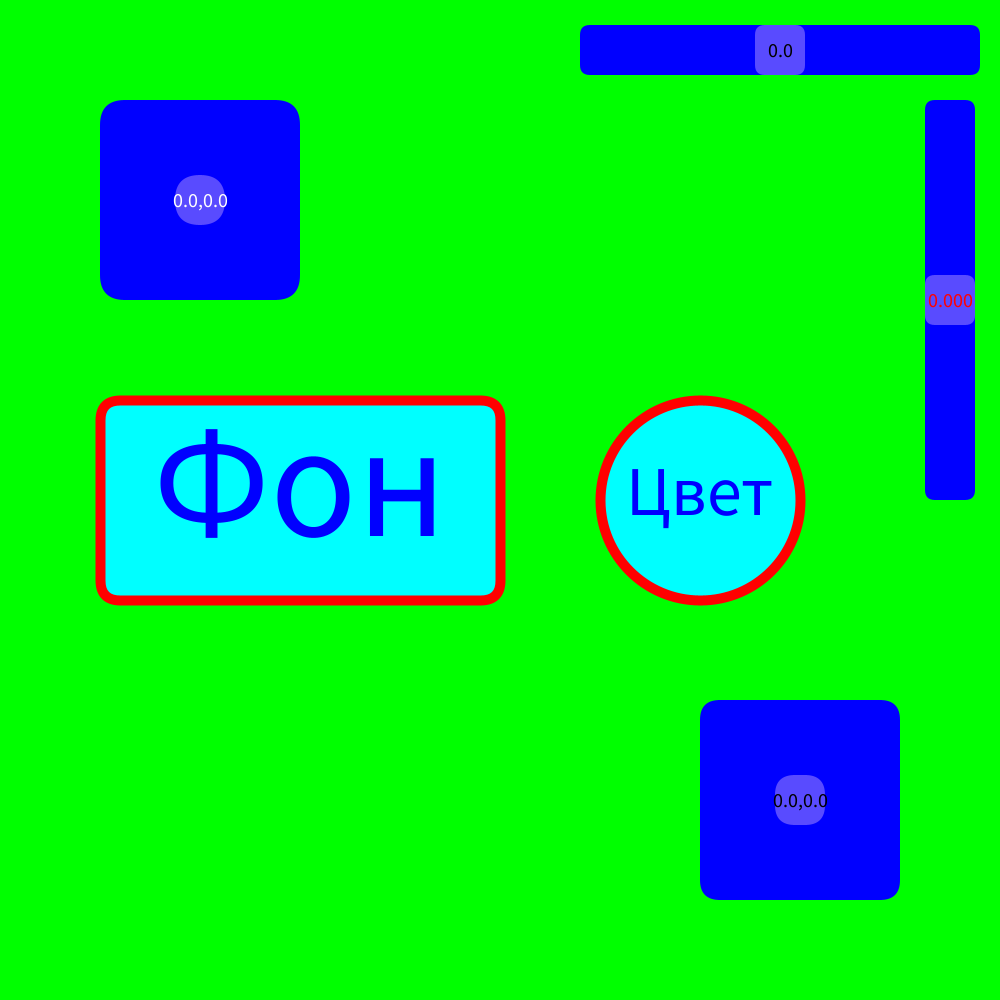
Frame 1 (no input)
Frame 60 (the mouse pressed at the canvas centre just before this capture): identical to frame 1, image omitted
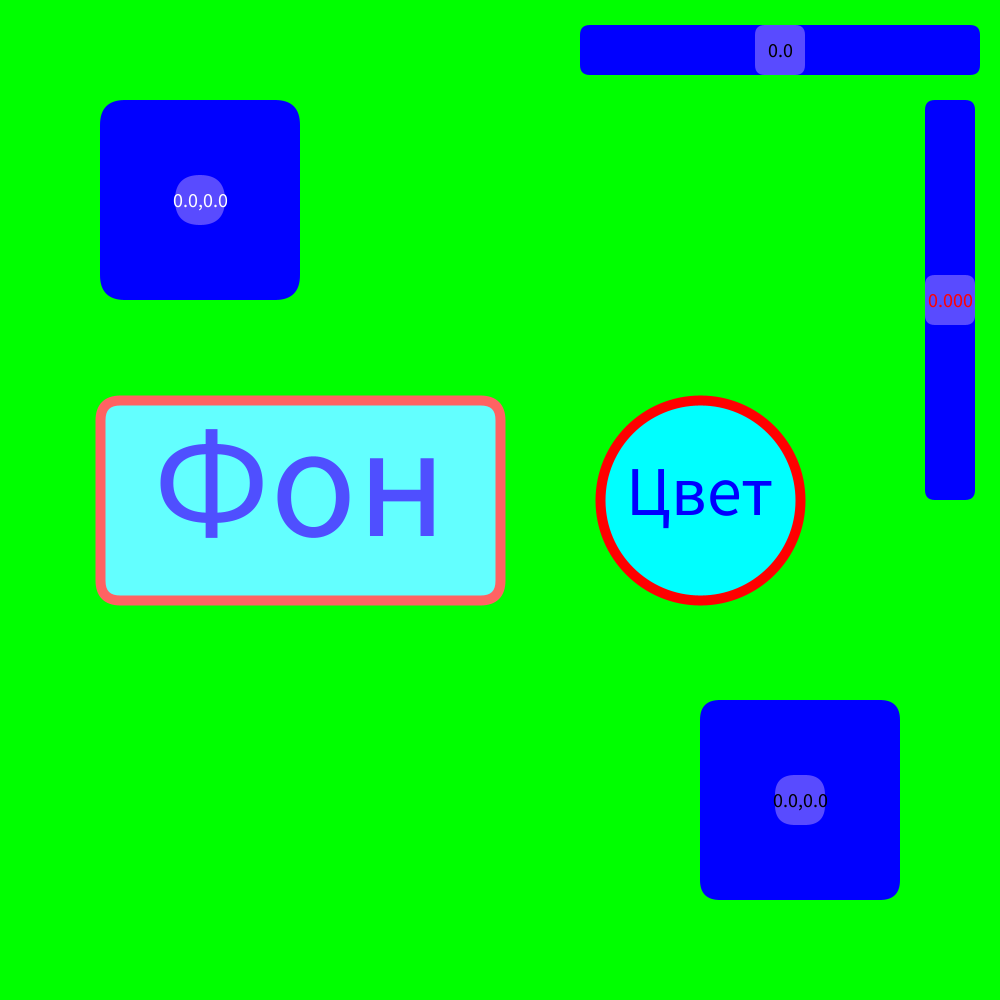
Frame 120 (the mouse held since frame 60 and released just before this capture)

The Processing sketch that drew these frames (run headless with seeded random() and noise(); from frame 60 on, the mouse is pressed at the canvas centre):

// Processing sketch: SimpleGUI
// ── SimpleGUI.pde
/*
  Простой GUI для Processing.
 Имеется:
 - Функция-кнопка(прямоугольная, круглая)
 - Класс-слайдер(вертикальный, горизонтальный)
 - Класс-джойстик
 by EndPortal
 01.11.2023
 */
boolean flr, flc, fn, fn1;    //Переменные для кнопок
float cx, cy, jx1, jx2, jy1, jy2;    //Переменные для слайдеров и джойстиков

SliderX sldx = new SliderX();    //Горизонтальный слайдер

SliderY sldy = new SliderY();    //Вертикальный слайдер

JoyStick js1 = new JoyStick();    //Джойстик

JoyStick js2 = new JoyStick();    //Джойстик

void setup() {
  size(1000, 1000);    //Размер окна
}

void draw() {
  background(fn ? #00FFFF : #00FF00);    //Цвет фона зависит от переменной fn

  //Джойстик; координаты x200, y200, размер 200, скругление углов 25, размер стика 50, значения для x -50.. 50, значения для y -50.. 50, работа стика бесступенчато, возврат в центр отключен, цвет фона, цвет стика,  текст - положение этого стика, размер текста 20, цвет 255 - белый;
  String str2[] = js2.update(200, 200, 200, 25, 50, -50, 50, -50, 50, false, false, #0000FF, #594BFF, str(jx2) + "," + str(jy2), 20, 255).split(",");
  jx2 = float(str2[0]);
  jy2 = float(str2[1]);

  //Джойстик; координаты зависят от положения второго джойстика, размер 200, скругление 20, стик 50, значения для x -50.. 50, для y -50.. 50, стик работает ступенчато, возврат в центр включен, цвет фона, цвет стика, текст - положение этого стика, размер текста 20, цвет 0 - черный;
  String str1[] = js1.update(width - 200 + jx2, height - 200 + jy2, 200, 20, 50, -50, 50, -50, 50, true, true, #0000FF, #594BFF, str(jx1) + "," + str(jy1), 20, 0).split(",");
  jx1 = float(str1[0]);
  jy1 = float(str1[1]);

  //Горизонтальный слайдер; координаты x, y, ширина, высота, скругление, значение -50.. 50, работает ступенчато, цвет фона, цвет слайдера, текст - положение этого слайдера, размер текста 20, цвет 0 - черный;
  cx = sldx.update(width - 220, 50, 400, 50, 10, 50, -50, 50, true, #0000FF, #594BFF, str(cx), 20, 0);

  //Вертикальный слайдер; координаты x, y, ширина, высота, скругление, размер слайдера, значения -50.. 50, работает бесступенчато, цвет фона, цвет слайдера, текст - значение этого слайдера во float(ограничено 3 знаками после запятой с помощью nfc()), размер текста 20, цвет текста - синий;
  cy = sldy.update(width - 50, 300, 50, 400, 10, 50, -50, 50, false, #0000FF, #594BFF, nfc(cy, 3), 20, #FF0000);

  //Прямоугольная кнопка; координаты зависят от положения первого джойстика, шиирина, высота, скругление, цвет зависит от fn1, ширина обводки 10, цвет обводки красный, текст Фон, размер текста 160, цвет текста синий;
  if (rectButton(width / 2 - 200 + jx1, height / 2 + jy1, 400, 200, 20, fn1 ? #FFFF00 : #00FFFF, 10, #FF0000, "Фон", 160, #0000FF) && !flr) {
    flr = true;
    fn = !fn;    //Меняет переменную fn
  }

  //Круглая кнопка; координаты зависят от положения двух слайдеров, диаметр 200, цвет, ширина обводки 10, цвет обводки, текст Цвет, размер текста 70, цвет текста;
  if (circleButton(width / 2 + 200 + cx, height / 2 + cy, 200, #00FFFF, 10, #FF0000, "Цвет", 70, #0000FF) && !flc) {
    flc = true;
    fn1 = !fn1;    //Меняет переменную fn1
  }
}

void mouseReleased() {    //Обнуление переменных при отпускании мыши
  flr = false;
  flc = false;
}

boolean rectButton(float x, float y, float w, float h, float r, color colrect, float ws, color colstrok, String text, float textsz, color coltext) {
  pushStyle();
  colorMode(HSB, 255);
  rectMode(CENTER);
  textAlign(CENTER, CENTER);
  boolean nav = false, prs = false;
  if (abs(mouseX - x) <= w / 2 && abs(mouseY - y) <= h / 2) nav = true;
  if (nav && mousePressed && mouseButton == LEFT) prs = true;
  strokeWeight(ws);
  stroke(!prs ? nav ? color(hue(colstrok), saturation(colstrok) - 100, brightness(colstrok)) : colstrok : color(hue(colstrok), saturation(colstrok) - 150, brightness(colstrok)));
  fill(!prs ? nav ? color(hue(colrect), saturation(colrect) - 100, brightness(colrect)) : colrect : color(hue(colrect), saturation(colrect) - 150, brightness(colrect)));
  rect(x, y, w, h, r);
  fill(!prs ? nav ? color(hue(coltext), saturation(coltext) - 80, brightness(coltext)) : coltext : color(hue(coltext), saturation(coltext) - 120, brightness(coltext)));
  textSize(textsz);
  text(text, x, y - h * 0.1);
  popStyle();
  return prs;
}

boolean circleButton(float x, float y, float d, color colrect, float ws, color colstrok, String text, float textsz, color coltext) {
  pushStyle();
  colorMode(HSB, 255);
  rectMode(CENTER);
  textAlign(CENTER, CENTER);
  boolean nav = false, prs = false;
  if (dist(x, y, mouseX, mouseY) <= d / 2) nav = true;
  if (nav && mousePressed && mouseButton == LEFT) prs = true;
  strokeWeight(ws);
  stroke(!prs ? nav ? color(hue(colstrok), saturation(colstrok) - 100, brightness(colstrok)) : colstrok : color(hue(colstrok), saturation(colstrok) - 150, brightness(colstrok)));
  fill(!prs ? nav ? color(hue(colrect), saturation(colrect) - 100, brightness(colrect)) : colrect : color(hue(colrect), saturation(colrect) - 150, brightness(colrect)));
  circle(x, y, d);
  fill(!prs ? nav ? color(hue(coltext), saturation(coltext) - 80, brightness(coltext)) : coltext : color(hue(coltext), saturation(coltext) - 120, brightness(coltext)));
  textSize(textsz);
  text(text, x, y - d / 2 * 0.1);
  popStyle();
  return prs;
}

class SliderX {
  float out;
  boolean ch;
  SliderX() {
  }

  float update(float x, float y, float w, float h, float r, float wp, float min, float max, boolean pr, color colrect, color colsld, String text, float textsz, color coltext) {
    pushStyle();
    colorMode(HSB, 255);
    rectMode(CENTER);
    textAlign(CENTER, CENTER);
    noStroke();
    boolean nav = false, prs = false;
    if (abs(mouseX - x) <= w / 2 && abs(mouseY - y) <= h / 2) nav = true;
    if (nav && mousePressed && mouseButton == LEFT) prs = true;
    if (prs && !ch) ch = true;
    else if (!mousePressed && ch) ch = false;
    if (ch) out = pr ? int(constrain(map(mouseX, x - w / 2 + wp / 2, x + w / 2 - wp / 2, min, max), min, max)) : constrain(map(mouseX, x - w / 2 + wp / 2, x + w / 2 - wp / 2, min, max), min, max);
    fill(colrect);
    rect(x, y, w, h, r);
    fill(!ch ? nav ? color(hue(colsld), saturation(colsld) - 90, brightness(colsld)) : colsld : color(hue(colsld), saturation(colsld) - 140, brightness(colsld)));
    rect(map(out, min, max, x - w / 2 + wp / 2, x + w / 2 - wp / 2), y, wp, h, r);
    fill(coltext);
    textSize(textsz);
    text(text, map(out, min, max, x - w / 2 + wp / 2, x + w / 2 - wp / 2), y);
    popStyle();
    return out;
  }
}

class SliderY {
  float out;
  boolean ch;
  SliderY() {
  }

  float update(float x, float y, float w, float h, float r, float hp, float min, float max, boolean pr, color colrect, color colsld, String text, float textsz, color coltext) {
    pushStyle();
    colorMode(HSB, 255);
    rectMode(CENTER);
    textAlign(CENTER, CENTER);
    noStroke();
    boolean nav = false, prs = false;
    if (abs(mouseX - x) <= w / 2 && abs(mouseY - y) <= h / 2) nav = true;
    if (nav && mousePressed && mouseButton == LEFT) prs = true;
    if (prs && !ch) ch = true;
    else if (!mousePressed && ch) ch = false;
    if (ch) out = pr ? int(constrain(map(mouseY, y - h / 2 + hp / 2, y + h / 2 - hp / 2, min, max), min, max)) : constrain(map(mouseY, y - h / 2 + hp / 2, y + h / 2 - hp / 2, min, max), min, max);
    fill(colrect);
    rect(x, y, w, h, r);
    fill(!ch ? nav ? color(hue(colsld), saturation(colsld) - 90, brightness(colsld)) : colsld : color(hue(colsld), saturation(colsld) - 140, brightness(colsld)));
    rect(x, map(out, min, max, y - h / 2 + hp / 2, y + h / 2 - hp / 2), w, hp, r);
    fill(coltext);
    textSize(textsz);
    text(text, x, map(out, min, max, y - h / 2 + hp / 2, y + h / 2 - hp / 2));
    popStyle();
    return out;
  }
}

class JoyStick {
  float outx, outy;
  boolean ch;
  JoyStick() {
  }

  String update(float x, float y, float w, float r, float wp, float xmin, float xmax, float ymin, float ymax, boolean pr, boolean rtc, color colrect, color coljs, String text, float textsz, color coltext) {
    pushStyle();
    colorMode(HSB, 255);
    rectMode(CENTER);
    textAlign(CENTER, CENTER);
    noStroke();
    boolean nav = false, prs = false;
    if (abs(mouseX - x) <= w / 2 && abs(mouseY - y) <= w / 2) nav = true;
    if (nav && mousePressed && mouseButton == LEFT) prs = true;
    if (prs && !ch) ch = true;
    else if (!mousePressed && ch) ch = false;
    if (ch) {
      outx = pr ? int(constrain(map(mouseX, x - w / 2 + wp / 2, x + w / 2 - wp / 2, xmin, xmax), xmin, xmax)) : constrain(map(mouseX, x - w / 2 + wp / 2, x + w / 2 - wp / 2, xmin, xmax), xmin, xmax);
      outy = pr ? int(constrain(map(mouseY, y - w / 2 + wp / 2, y + w / 2 - wp / 2, ymin, ymax), ymin, ymax)) : constrain(map(mouseY, y - w / 2 + wp / 2, y + w / 2 - wp / 2, ymin, ymax), ymin, ymax);
    } else if (rtc) {
      outx = 0;
      outy = 0;
    }
    fill(colrect);
    rect(x, y, w, w, r);
    fill(!ch ? nav ? color(hue(coljs), saturation(coljs) - 90, brightness(coljs)) : coljs : color(hue(coljs), saturation(coljs) - 140, brightness(coljs)));
    rect(map(outx, xmin, xmax, x - w / 2 + wp / 2, x + w / 2 - wp / 2), map(outy, ymin, ymax, y - w / 2 + wp / 2, y + w / 2 - wp / 2), wp, wp, r);
    fill(coltext);
    textSize(textsz);
    text(text, map(outx, xmin, xmax, x - w / 2 + wp / 2, x + w / 2 - wp / 2), map(outy, ymin, ymax, y - w / 2 + wp / 2, y + w / 2 - wp / 2));
    popStyle();
    return str(outx) + "," + str(outy);
  }
}
